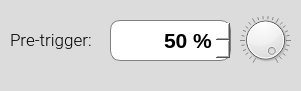
            <widget class="QGroupBox" name="groupBox_t_19">
             <property name="geometry">
              <rect>
               <x>10</x>
               <y>125</y>
               <width>301</width>
               <height>91</height>
              </rect>
             </property>
             <property name="minimumSize">
              <size>
               <width>0</width>
               <height>0</height>
              </size>
             </property>
             <property name="maximumSize">
              <size>
               <width>16777215</width>
               <height>10000</height>
              </size>
             </property>
             <property name="font">
              <font>
               <family>Roboto Medium</family>
               <pointsize>11</pointsize>
              </font>
             </property>
             <property name="styleSheet">
              <string notr="true">QGroupBox {background-color: rgb(220,220,220);border: 0px solid rgb(150,150,150); border-radius: 5px;  margin-top: 0.5em;}; 
QGroupBox::title {subcontrol-origin: margin;left: 10px;padding: 0 3px 0 3px;}</string>
             </property>
             <property name="title">
              <string/>
             </property>
             <widget class="QDial2" name="dial_trigPre">
              <property name="geometry">
               <rect>
                <x>240</x>
                <y>15</y>
                <width>51</width>
                <height>50</height>
               </rect>
              </property>
              <property name="toolTip">
               <string>CH1 vertical position</string>
              </property>
              <property name="minimum">
               <number>1</number>
              </property>
              <property name="maximum">
               <number>99</number>
              </property>
              <property name="value">
               <number>99</number>
              </property>
              <property name="tracking">
               <bool>true</bool>
              </property>
              <property name="orientation">
               <enum>Qt::Horizontal</enum>
              </property>
              <property name="invertedAppearance">
               <bool>false</bool>
              </property>
              <property name="wrapping">
               <bool>false</bool>
              </property>
              <property name="notchTarget">
               <double>4.000000000000000</double>
              </property>
              <property name="notchesVisible">
               <bool>true</bool>
              </property>
             </widget>
             <widget class="QLabel" name="label_dial1_7">
              <property name="geometry">
               <rect>
                <x>240</x>
                <y>15</y>
                <width>51</width>
                <height>50</height>
               </rect>
              </property>
              <property name="text">
               <string/>
              </property>
              <property name="pixmap">
               <pixmap resource="../../resources/resources.qrc">:/main/img/dial1.png</pixmap>
              </property>
              <property name="scaledContents">
               <bool>false</bool>
              </property>
             </widget>
             <widget class="QSpinBox" name="spinBox_trigPre">
              <property name="geometry">
               <rect>
                <x>110</x>
                <y>20</y>
                <width>121</width>
                <height>41</height>
               </rect>
              </property>
              <property name="styleSheet">
               <string notr="true">QSpinBox { background-color: rgba(255,255,255, 1.0);border: 1px solid gray; border-radius:10px;
				   text-align:right;font-family:'Roboto Mono Medium','Roboto'; font-size:16pt; font-weight:500;  }

QSpinBox::up-button { 
	height:22px; 
	width: 30px;
	border: 0px;
	image: url(:/main/img/arrow_up4.png);
}

QSpinBox::down-button {
	height:22px; 
	width: 30px;
	border: 0px;
	image: url(:/main/img/arrow_down4.png);
 }

QSpinBox::up-button:hover { 
	image: url(:/main/img/arrow_up4b.png);
}

QSpinBox::down-button:hover {
	image: url(:/main/img/arrow_down4b.png);
 }

QSpinBox:disabled { background-color: rgba(220,220,220, 1.0); border: 1px transparent; border-radius:10px;
                                          border: 1px solid gray; border-radius:10px;
                                          text-align:right;font-family:'Roboto Mono Medium','Roboto'; font-size:16pt; font-weight:500; }

QSpinBox::up-button:disabled { height:22px; width: 30px; border: 0px; image: url(:/main/img/arrow_up3.png); }

QSpinBox::down-button:disabled { height:22px; width: 30px; border: 0px; image: url(:/main/img/arrow_down3.png); }
</string>
              </property>
              <property name="wrapping">
               <bool>false</bool>
              </property>
              <property name="alignment">
               <set>Qt::AlignRight|Qt::AlignTrailing|Qt::AlignVCenter</set>
              </property>
              <property name="buttonSymbols">
               <enum>QAbstractSpinBox::UpDownArrows</enum>
              </property>
              <property name="accelerated">
               <bool>false</bool>
              </property>
              <property name="keyboardTracking">
               <bool>false</bool>
              </property>
              <property name="showGroupSeparator" stdset="0">
               <bool>false</bool>
              </property>
              <property name="suffix">
               <string> %</string>
              </property>
              <property name="minimum">
               <number>1</number>
              </property>
              <property name="maximum">
               <number>99</number>
              </property>
              <property name="value">
               <number>50</number>
              </property>
             </widget>
             <widget class="QLabel" name="label_7">
              <property name="geometry">
               <rect>
                <x>10</x>
                <y>30</y>
                <width>81</width>
                <height>21</height>
               </rect>
              </property>
              <property name="font">
               <font>
                <family>Roboto Light</family>
                <pointsize>13</pointsize>
                <weight>50</weight>
                <bold>false</bold>
               </font>
              </property>
              <property name="styleSheet">
               <string notr="true">color:black;</string>
              </property>
              <property name="text">
               <string>Pre-trigger:</string>
              </property>
             </widget>
             <zorder>label_dial1_7</zorder>
             <zorder>spinBox_trigPre</zorder>
             <zorder>label_7</zorder>
             <zorder>dial_trigPre</zorder>
            </widget>
